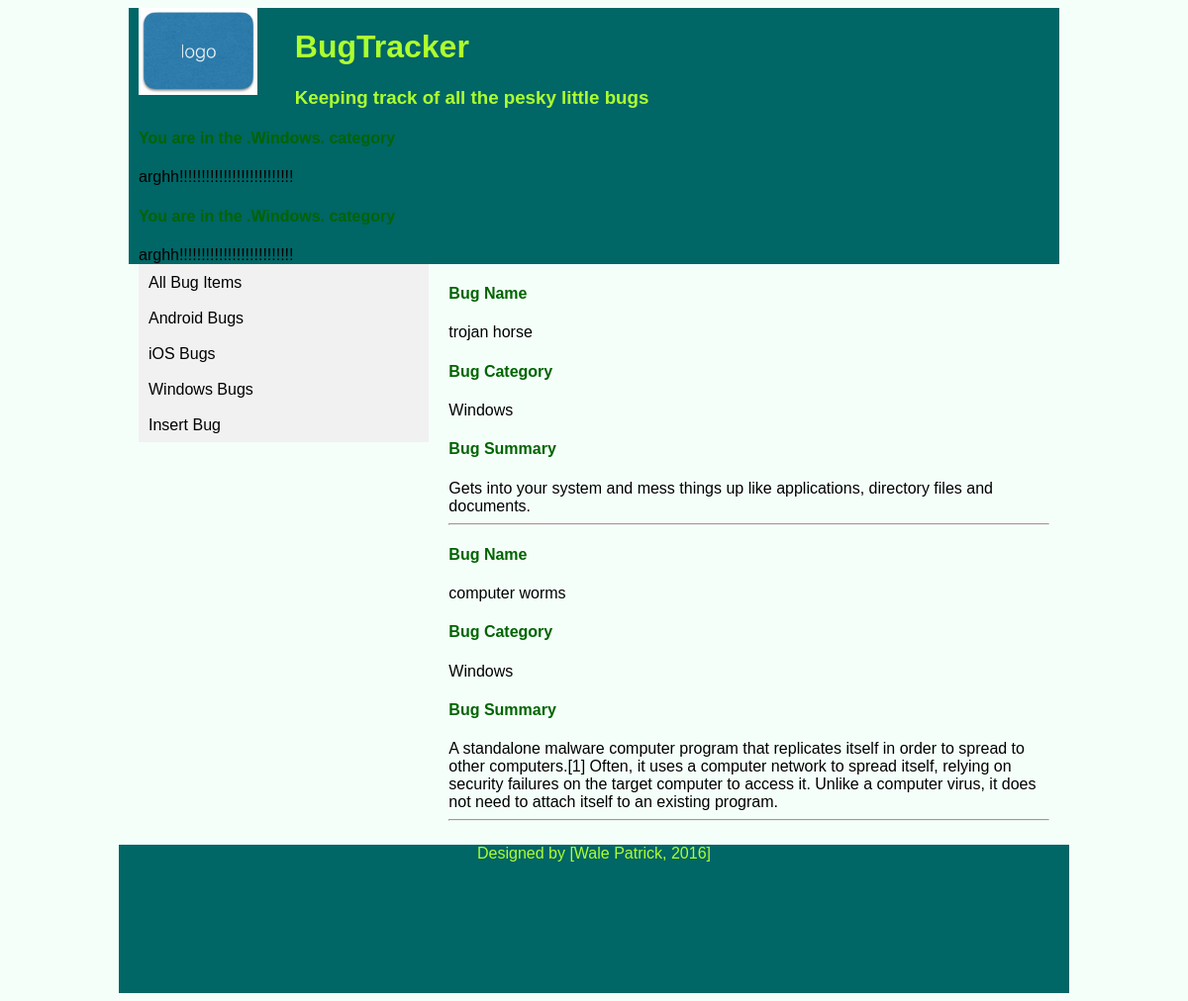
/Task3/showbugs.php?BugCategory=Windows, run on the app's committed database.
### tables this page shows
CREATE TABLE `bugs` (
  `bugID` int(11) NOT NULL AUTO_INCREMENT,
  `bugName` varchar(50) NOT NULL,
  `BugCategory` varchar(500) NOT NULL,
  `BugSummary` varchar(500) NOT NULL,
  PRIMARY KEY (`bugID`)
);

### Task3/showbugs.php (the view, shortened to what this page needs)
<!DOCTYPE html>
<html lang="en">
<head>
    <link rel="stylesheet" type="text/css" href="../Task1/style.css">
    <link rel="stylesheet" href=../Task1/unsemantic-grid-responsive-tablet.css>
</head>
<body>
<main class="grid-container">
    <header class="grid-100">
    <a href="index.php"> <img src="../Task1/logo.png" id="logo"/> </a>
        <h1> <strong> BugTracker </strong></h1>
        <h3> Keeping track of all the pesky little bugs <br> </h3>
        <?
        if(isset($_GET['BugCategory'])){
            $BugCategory =$_GET['BugCategory'];
            $bugs_SQLselect = " SELECT * FROM bugs WHERE BugCategory = '$BugCategory' ";
            $bugs_SQLselect_Query = mysqli_query($db, $bugs_SQLselect);
           while($row = mysqli_fetch_array($bugs_SQLselect_Query, MYSQLI_ASSOC)) {
               $BugCategory = $row['BugCategory'];
               echo "<h4>  You are in the .$BugCategory. category  </h4>";
echo "arghh!!!!!!!!!!!!!!!!!!!!!!!!!!";
           }
        }else{
            echo '<p align="center" id="p"> You are looking at all the data in the database </p>';
        }
        ?>
    </header>
    <aside class="grid-33 mobile-grid-66">
        <nav>
            <ul>
                <li><a href="showbugs.php"> All Bug Items </a></li>
                <li><a href="showbugs.php?BugCategory=Android"> Android Bugs </a></li>
                <li><a href="showbugs.php?BugCategory=iOS"> iOS Bugs </a></li>
                <li><a href="showbugs.php?BugCategory=Windows"> Windows Bugs </a></li>
                <li><a href="addbugs.php"> Insert Bug </a></li>
            </ul>
        </nav>
    </aside>
    <?php
    include("dbConnect.php");
    ?>
    <section class="grid-66 mobile-grid-66">
        <?php
    $BugCategory = $_GET['BugCategory'];
  if(isset($_GET['BugCategory'])){
                $bugs_SQLselect = "    SELECT * FROM bugs WHERE BugCategory = '$BugCategory' ";
}else{
                $bugs_SQLselect = "    SELECT * FROM bugs ";
}
            $bugs_SQLselect_Query = mysqli_query($db, $bugs_SQLselect);
             while($row = mysqli_fetch_array($bugs_SQLselect_Query, MYSQLI_ASSOC)){
             $bugName = $row['bugName'];
             $BugCategory = $row['BugCategory'];
             $BugSummary =  $row['BugSummary'];
                  echo ' <h4><strong>Bug Name </strong> </h4>' .  $bugName. '<br>';
                  echo '<h4><strong> Bug Category </strong> </h4>' . $BugCategory.  '<br>';
                  echo '<h4><strong>Bug Summary </h4></strong>' .  $BugSummary. '<br>';
                  echo ' <hr>';
        }
        ?>
    </section>
</main>
<footer class="footer">
    <p> Designed by [Wale Patrick, 2016] </p>
</footer>
</body>
</html>

### Task1/style.css (style rules this page uses)
body { max-width: 960px; margin-left: auto; margin-right: auto; background-color: mintcream; }
html { font-family: "cursive", sans-serif; }
header { height: 50%; background-color: #066; padding-left: 5px; }
header h1 { padding-left: 5px; }
header img { width: 120px; float: left; margin-right: 1cm; }
ul { list-style-type: none; margin: 0; padding: 0; background-color: #f1f1f1; overflow: auto; }
li a { display: block; color: #000; padding: 10px 0 8px 10px; text-decoration: none; }
h1,h3 { color: greenyellow; }
h4 { color: darkgreen; }
footer>p { text-align: center; color:greenyellow; }
.footer { background-color: #066; height: 150px; clear: both; }

### data on the page
bugs: bugName "trojan horse", BugCategory "Windows", BugSummary "Gets into your system and mess things up like applications, directory files and documents."
bugs: bugName "computer worms", BugCategory "Windows", BugSummary "A standalone malware computer program that replicates itself in order to spread to other computers.[1] Often, it uses a computer network to spread itself, relying on security failures on the target computer to access it. Unlike a computer virus, it does not need to attach itself to an existing program."
